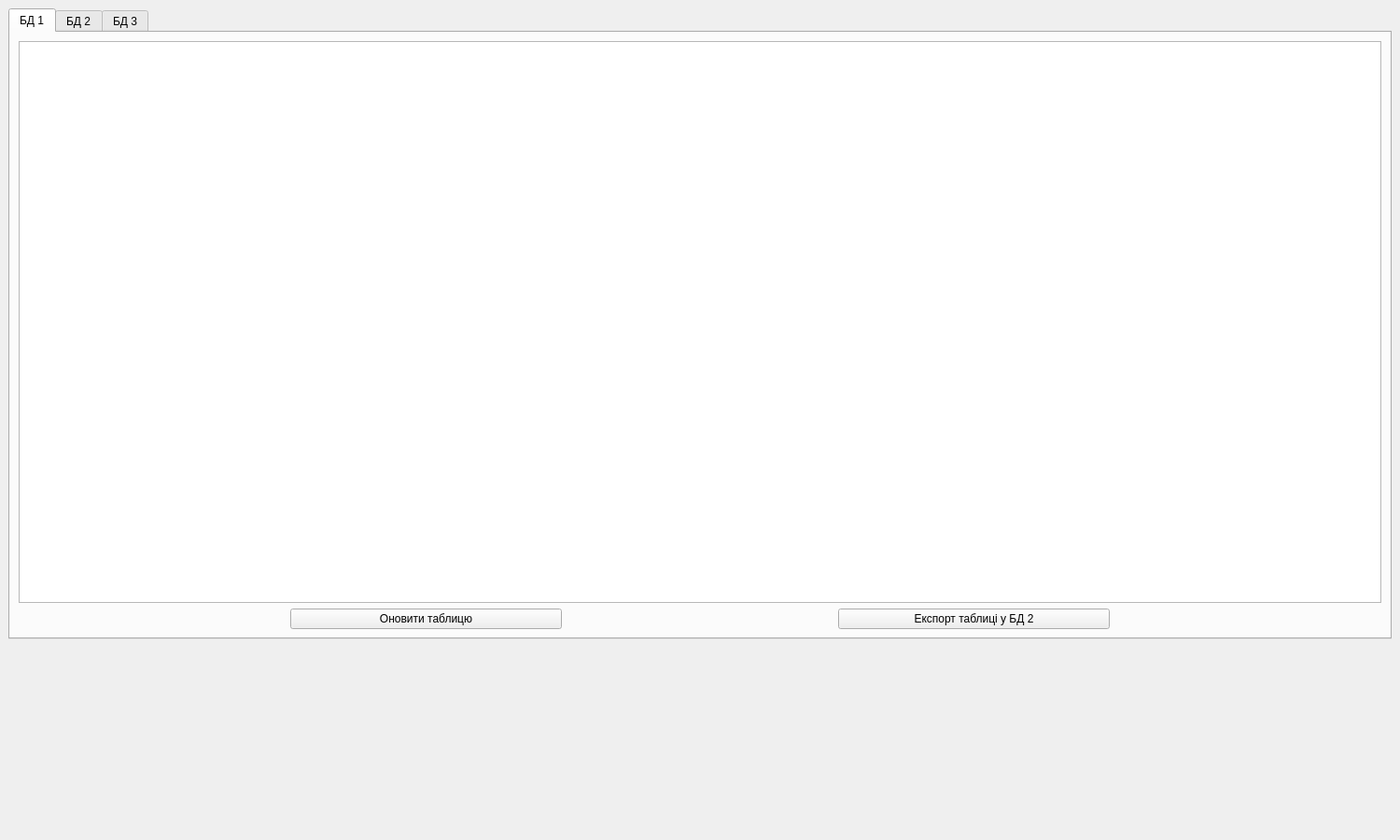
<?xml version="1.0" encoding="UTF-8"?>
<ui version="4.0">
 <class>MainWindow</class>
 <widget class="QMainWindow" name="MainWindow">
  <property name="geometry">
   <rect>
    <x>0</x>
    <y>0</y>
    <width>1500</width>
    <height>900</height>
   </rect>
  </property>
  <property name="windowTitle">
   <string>MainWindow</string>
  </property>
  <widget class="QWidget" name="centralwidget">
   <layout class="QGridLayout" name="gridLayout_2">
    <item row="2" column="0">
     <widget class="QScrollArea" name="scrollArea">
      <property name="sizePolicy">
       <sizepolicy hsizetype="Expanding" vsizetype="Fixed">
        <horstretch>0</horstretch>
        <verstretch>0</verstretch>
       </sizepolicy>
      </property>
      <property name="minimumSize">
       <size>
        <width>0</width>
        <height>200</height>
       </size>
      </property>
      <property name="baseSize">
       <size>
        <width>0</width>
        <height>0</height>
       </size>
      </property>
      <property name="frameShape">
       <enum>QFrame::NoFrame</enum>
      </property>
      <property name="lineWidth">
       <number>0</number>
      </property>
      <property name="widgetResizable">
       <bool>true</bool>
      </property>
      <property name="alignment">
       <set>Qt::AlignLeading|Qt::AlignLeft|Qt::AlignVCenter</set>
      </property>
      <widget class="QWidget" name="scrollAreaWidgetContents">
       <property name="geometry">
        <rect>
         <x>0</x>
         <y>0</y>
         <width>1482</width>
         <height>200</height>
        </rect>
       </property>
       <property name="sizePolicy">
        <sizepolicy hsizetype="Expanding" vsizetype="Expanding">
         <horstretch>0</horstretch>
         <verstretch>0</verstretch>
        </sizepolicy>
       </property>
       <layout class="QVBoxLayout" name="verticalLayout">
        <item>
         <widget class="QLabel" name="label_log">
          <property name="sizePolicy">
           <sizepolicy hsizetype="Preferred" vsizetype="Preferred">
            <horstretch>0</horstretch>
            <verstretch>0</verstretch>
           </sizepolicy>
          </property>
          <property name="baseSize">
           <size>
            <width>0</width>
            <height>0</height>
           </size>
          </property>
          <property name="font">
           <font>
            <pointsize>12</pointsize>
           </font>
          </property>
          <property name="cursor">
           <cursorShape>IBeamCursor</cursorShape>
          </property>
          <property name="lineWidth">
           <number>0</number>
          </property>
          <property name="text">
           <string/>
          </property>
          <property name="textFormat">
           <enum>Qt::RichText</enum>
          </property>
          <property name="alignment">
           <set>Qt::AlignLeading|Qt::AlignLeft|Qt::AlignTop</set>
          </property>
          <property name="textInteractionFlags">
           <set>Qt::TextSelectableByKeyboard|Qt::TextSelectableByMouse</set>
          </property>
         </widget>
        </item>
       </layout>
      </widget>
     </widget>
    </item>
    <item row="0" column="0">
     <widget class="QTabWidget" name="tabWidget">
      <property name="sizePolicy">
       <sizepolicy hsizetype="Expanding" vsizetype="Minimum">
        <horstretch>0</horstretch>
        <verstretch>0</verstretch>
       </sizepolicy>
      </property>
      <property name="currentIndex">
       <number>0</number>
      </property>
      <widget class="QWidget" name="tab">
       <attribute name="title">
        <string>БД 1</string>
       </attribute>
       <layout class="QGridLayout" name="gridLayout">
        <item row="0" column="0">
         <widget class="QTableWidget" name="mysql_table">
          <property name="sizePolicy">
           <sizepolicy hsizetype="Expanding" vsizetype="Expanding">
            <horstretch>1</horstretch>
            <verstretch>1</verstretch>
           </sizepolicy>
          </property>
          <property name="font">
           <font>
            <pointsize>10</pointsize>
           </font>
          </property>
          <property name="selectionMode">
           <enum>QAbstractItemView::NoSelection</enum>
          </property>
          <attribute name="horizontalHeaderDefaultSectionSize">
           <number>150</number>
          </attribute>
         </widget>
        </item>
        <item row="1" column="0">
         <layout class="QHBoxLayout" name="horizontalLayout_2">
          <item>
           <spacer name="horizontalSpacer">
            <property name="orientation">
             <enum>Qt::Horizontal</enum>
            </property>
            <property name="sizeHint" stdset="0">
             <size>
              <width>40</width>
              <height>20</height>
             </size>
            </property>
           </spacer>
          </item>
          <item>
           <widget class="QPushButton" name="refresh_mysql_button">
            <property name="sizePolicy">
             <sizepolicy hsizetype="Expanding" vsizetype="Fixed">
              <horstretch>0</horstretch>
              <verstretch>0</verstretch>
             </sizepolicy>
            </property>
            <property name="text">
             <string>Оновити таблицю</string>
            </property>
           </widget>
          </item>
          <item>
           <spacer name="horizontalSpacer_3">
            <property name="orientation">
             <enum>Qt::Horizontal</enum>
            </property>
            <property name="sizeHint" stdset="0">
             <size>
              <width>40</width>
              <height>20</height>
             </size>
            </property>
           </spacer>
          </item>
          <item>
           <widget class="QPushButton" name="export_to_postgres_button">
            <property name="sizePolicy">
             <sizepolicy hsizetype="Expanding" vsizetype="Fixed">
              <horstretch>0</horstretch>
              <verstretch>0</verstretch>
             </sizepolicy>
            </property>
            <property name="text">
             <string>Експорт таблиці у БД 2</string>
            </property>
           </widget>
          </item>
          <item>
           <spacer name="horizontalSpacer_2">
            <property name="orientation">
             <enum>Qt::Horizontal</enum>
            </property>
            <property name="sizeHint" stdset="0">
             <size>
              <width>40</width>
              <height>20</height>
             </size>
            </property>
           </spacer>
          </item>
         </layout>
        </item>
       </layout>
      </widget>
      <widget class="QWidget" name="tab_2">
       <attribute name="title">
        <string>БД 2</string>
       </attribute>
       <layout class="QGridLayout" name="gridLayout_3">
        <item row="0" column="0">
         <widget class="QTableWidget" name="postgresql_table">
          <property name="sizePolicy">
           <sizepolicy hsizetype="Expanding" vsizetype="Expanding">
            <horstretch>1</horstretch>
            <verstretch>1</verstretch>
           </sizepolicy>
          </property>
          <property name="font">
           <font>
            <pointsize>10</pointsize>
           </font>
          </property>
          <property name="selectionMode">
           <enum>QAbstractItemView::NoSelection</enum>
          </property>
          <attribute name="horizontalHeaderDefaultSectionSize">
           <number>150</number>
          </attribute>
         </widget>
        </item>
       </layout>
      </widget>
      <widget class="QWidget" name="tab_3">
       <attribute name="title">
        <string>БД 3</string>
       </attribute>
      </widget>
     </widget>
    </item>
   </layout>
  </widget>
 </widget>
 <resources/>
 <connections/>
</ui>
